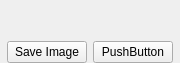
<?xml version="1.0" encoding="UTF-8"?>
<ui version="4.0">
 <class>RayTracingResultViewerWidget</class>
 <widget class="QWidget" name="RayTracingResultViewerWidget">
  <property name="geometry">
   <rect>
    <x>0</x>
    <y>0</y>
    <width>180</width>
    <height>63</height>
   </rect>
  </property>
  <property name="windowTitle">
   <string>Trabalho CG2 - Ricardo Bustamante</string>
  </property>
  <layout class="QGridLayout" name="gridLayout">
   <property name="leftMargin">
    <number>0</number>
   </property>
   <property name="topMargin">
    <number>0</number>
   </property>
   <property name="rightMargin">
    <number>0</number>
   </property>
   <property name="bottomMargin">
    <number>0</number>
   </property>
   <item row="3" column="1">
    <layout class="QHBoxLayout" name="horizontalLayout">
     <item>
      <widget class="QPushButton" name="pushButton">
       <property name="text">
        <string>Save Image</string>
       </property>
      </widget>
     </item>
     <item>
      <widget class="QPushButton" name="pushButton_2">
       <property name="text">
        <string>PushButton</string>
       </property>
      </widget>
     </item>
    </layout>
   </item>
   <item row="1" column="1">
    <widget class="QLabel" name="label">
     <property name="text">
      <string/>
     </property>
    </widget>
   </item>
   <item row="1" column="0">
    <spacer name="horizontalSpacer">
     <property name="orientation">
      <enum>Qt::Horizontal</enum>
     </property>
     <property name="sizeHint" stdset="0">
      <size>
       <width>40</width>
       <height>20</height>
      </size>
     </property>
    </spacer>
   </item>
   <item row="0" column="1">
    <spacer name="verticalSpacer">
     <property name="orientation">
      <enum>Qt::Vertical</enum>
     </property>
     <property name="sizeHint" stdset="0">
      <size>
       <width>20</width>
       <height>40</height>
      </size>
     </property>
    </spacer>
   </item>
   <item row="1" column="2">
    <spacer name="horizontalSpacer_2">
     <property name="orientation">
      <enum>Qt::Horizontal</enum>
     </property>
     <property name="sizeHint" stdset="0">
      <size>
       <width>40</width>
       <height>20</height>
      </size>
     </property>
    </spacer>
   </item>
   <item row="2" column="1">
    <spacer name="verticalSpacer_2">
     <property name="orientation">
      <enum>Qt::Vertical</enum>
     </property>
     <property name="sizeHint" stdset="0">
      <size>
       <width>20</width>
       <height>40</height>
      </size>
     </property>
    </spacer>
   </item>
  </layout>
 </widget>
 <resources/>
 <connections/>
</ui>
